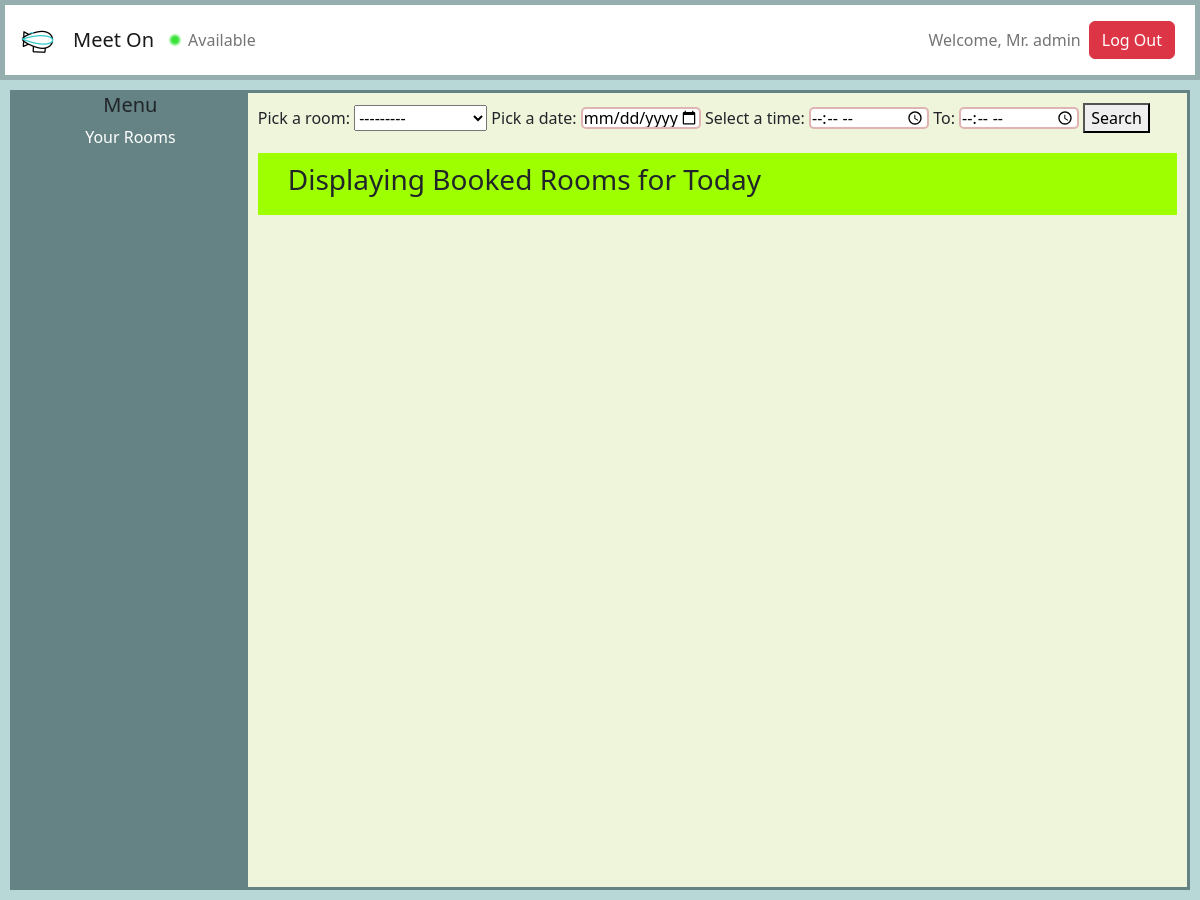
Page /dashboard (signed in) on the earlier database version.
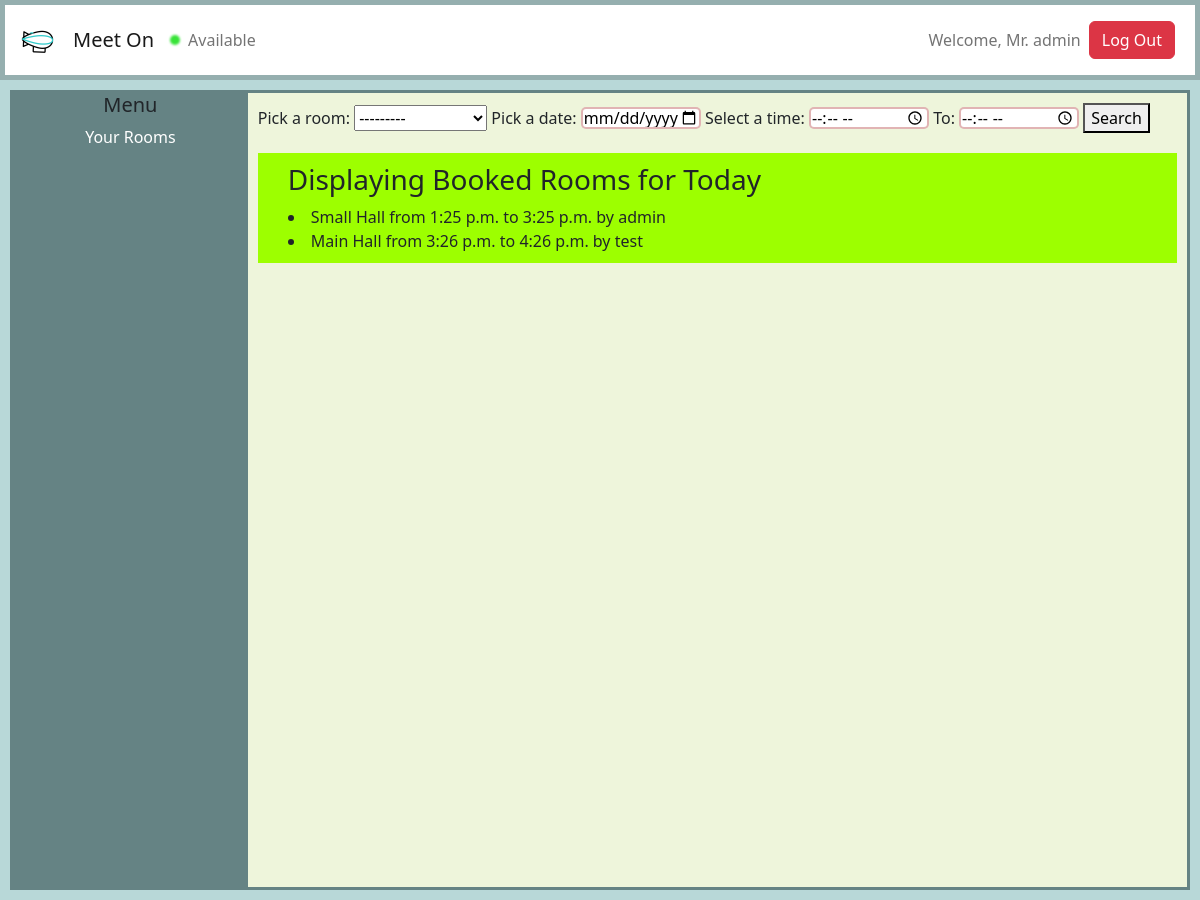
Same page on the later database version.
### app/models.py (models this page shows, shortened)
class Room(models.Model):
    room_Name = models.ForeignKey(Room_Name, on_delete=models.CASCADE)
    room_book_date = models.DateField()
    meeting_start_time = models.TimeField()
    meeting_end_time = models.TimeField()
    room_booked_by_user = models.ForeignKey(User, on_delete=models.CASCADE)
    grant_meeting = models.BooleanField(default = False)

class Room_Name(models.Model):
    room_Name = models.CharField(max_length=122)
    def __str__(self):
        return self.room_Name

### app/views.py (the view)
# urls.py: path('dashboard', views.Dashboard, name='dashboard'),
def Dashboard(request):
    room = RoomForm()
    today = datetime.today()
    bookedrooms = Room.objects.all().filter(room_book_date = today)
    user = request.user
    context = {'room':room, 'bookedrooms':bookedrooms, 'user':user}
    if request.user.is_anonymous:
        return redirect('index')
    return render(request, 'dashboard.html',context)

### app/forms.py
class RoomForm(ModelForm):
    class Meta:
        model = Room
        exclude = ['user',]

### templates/dashboard.html (shortened to what this page needs)
{% extends 'navbar.html' %}
{% block body %}
<div class="dashContainer">
<div class="dashMenu">
  <h5>Menu</h5>
  <div class="menuList">
    <a class="nav-link active" aria-current="page" href="room" style='color:white;'>
      Your Rooms
    </a>
  </div>
</div>
<div class="dashBody">
    <form action="/status" method="POST">
      <div class="d-inline">
        Pick a room:
        <label for="roomName" name='roomName'>{{ room.room_Name }}</label>
        <label for="datePicker">Pick a date:</label>
        <input type="date" id="datePicker" name="datePicker" required>
        <label for="appt">Select a time:</label>
        <input type="time" id="startTime" name="startTime">
        <label for="appt">To:</label>
        <input type="time" id="endTime" name="endTime">
        <button type='Submit'>Search</button>
    </form>
  </div>
  <div class="dashRoomDisp">
    <h3>Displaying Booked Rooms for Today</h3>
        {% for i in bookedrooms %}
        <li>{{ i.room_Name }} from {{i.meeting_start_time}} to {{i.meeting_end_time}} by {{i.room_booked_by_user}}</li>
        {% endfor %}
        </div>
      </div>
{% endblock body %}

Differences in the rows shown:
added Room: room_Name "Small Hall", meeting_start_time "1:25 p.m.", meeting_end_time "3:25 p.m.", room_booked_by_user "admin"
added Room: room_Name "Main Hall", meeting_start_time "3:26 p.m.", meeting_end_time "4:26 p.m.", room_booked_by_user "test"
